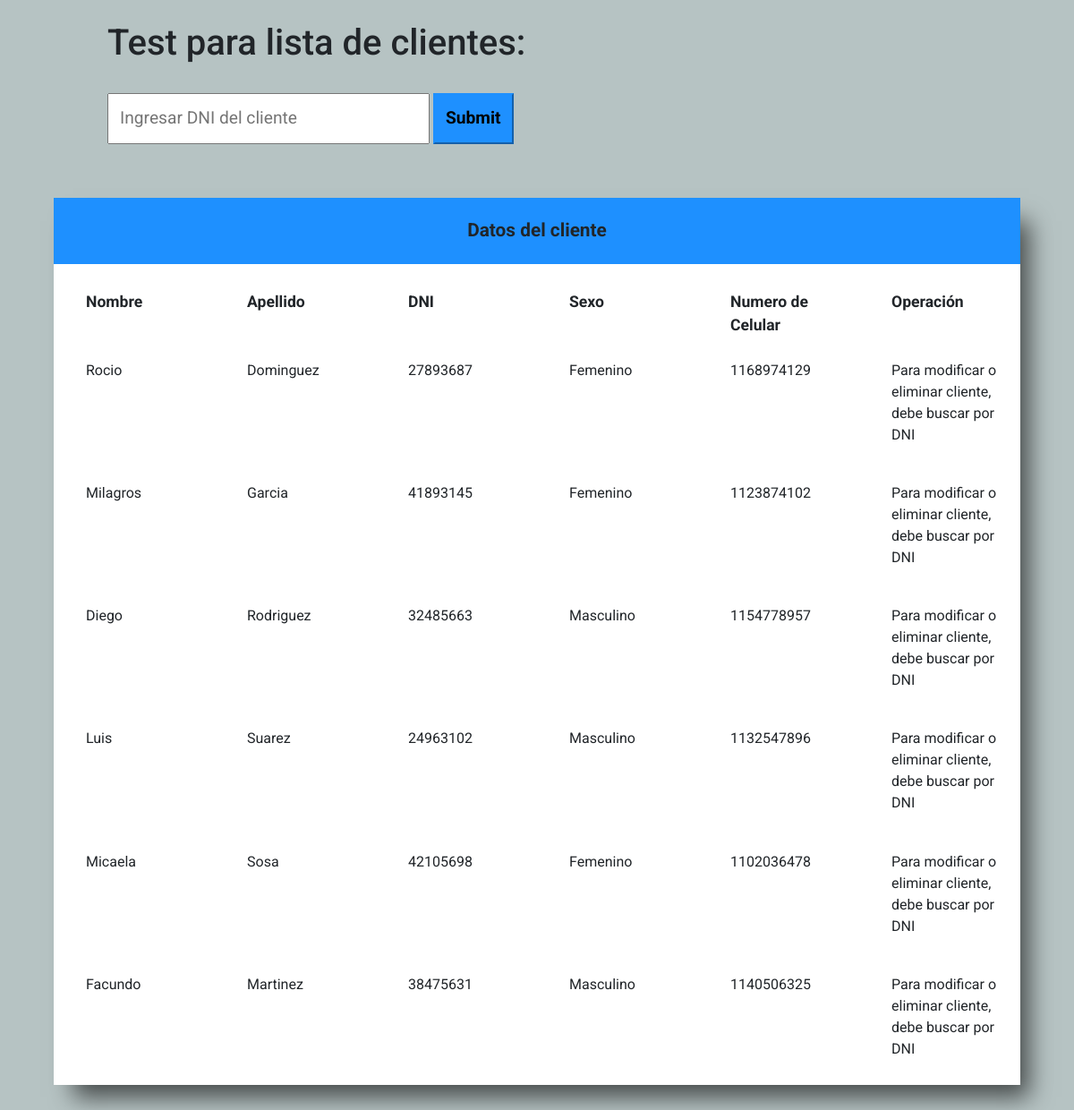
The page / on the database its author committed.
### tables this page shows
CREATE TABLE `clientes` (
  `id` int(10) NOT NULL,
  `DNI` int(10) NOT NULL,
  `Nombre` varchar(50) NOT NULL,
  `Apellido` varchar(50) NOT NULL,
  `Sexo` varchar(50) NOT NULL,
  `Numero_Celular` int(15) NOT NULL
);

### index.php (the view, shortened to what this page needs)
<?php
    include ("conexion.php");
    $clientes = "SELECT * FROM clientes";
?>
<!DOCTYPE html>
<html lang="en">
<head>
    <link href="https://cdn.jsdelivr.net/npm/bootstrap@5.0.0-beta3/dist/css/bootstrap.min.css"
    rel="stylesheet"
>
    <link rel="stylesheet" href="estilos.css">
</head>
<body>
    <h1>Test para lista de clientes:</h1>
    <form action="tabla.php" method="post">
        <input class="formularioBusqueda" type="text" placeholder="Ingresar DNI del cliente"
         name="dniIngresado">
        <input class="submitBusqueda" type="submit" >
    </form>
    <div class="container-table">
                <div class="table-title"> Datos del cliente </div>
                <div class="table-header"> Nombre </div>
                <div class="table-header"> Apellido </div>
                <div class="table-header"> DNI </div>
                <div class="table-header"> Sexo </div>
                <div class="table-header"> Numero de Celular</div>
                <div class="table-header"> Operación </div>
                <?php $resultado = mysqli_query($conexion, $clientes);
                while($card= mysqli_fetch_assoc($resultado)) { ?>
                <div class="table-item"><?php echo $card["Nombre"]; ?></div>
                <div class="table-item"><?php echo $card["Apellido"]; ?></div>
                <div class="table-item"><?php echo $card["DNI"]; ?></div>
                <div class="table-item"><?php echo $card["Sexo"]; ?></div>
                <div class="table-item"><?php echo $card["Numero_Celular"]; ?></div>
                <div class="table-item"> <p>Para modificar o eliminar cliente,
                    debe buscar por DNI </p> </div>
                <?php } mysqli_free_result($resultado); ?>
        </div>
</body>
</html>

### estilos.css (style rules this page uses)
body { background-color: rgb(182, 195, 195); font-family: 'Roboto', sans-serif; }
.formularioBusqueda { margin-left: 10%; margin-top: 2%; width: 30%; padding: 1%; font-size: 120%; }
.submitBusqueda { padding: 1%; font-size: 120%; background-color: dodgerblue; border-color: dodgerblue; font-weight: bold; }
.container-table { width: 90%; background-color: white; margin: 5%; -webkit-box-shadow: 16px 20px 25px -6px rgba(0,0,0,0.61); -moz-box-shadow: 16px 20px 25px -6px rgba(0,0,0,0.61); box-shadow: 16px 20px 25px -6px rgba(0,0,0,0.61); display: grid; grid-template-columns: repeat(6, 1fr); }
.table-title { grid-column-start: 1; grid-column-end: 7; text-align: center; margin-bottom: 2%; padding: 2%; background-color: dodgerblue; font-size: 130%; font-weight: bold; }
.table-item { margin-top: 5%; margin-bottom: 5%; padding: 2%; padding-left: 20%; }
.table-header { margin-top: 2%; margin-bottom: 5%; padding: 2%; padding-left: 20%; font-size: 110%; font-weight: bold; padding-right: 2%; }
h1 { margin-left: 10%; padding-top: 2%; }

### rows shown on the page
clientes: Nombre "Rocio", Apellido "Dominguez", DNI "27893687", Sexo "Femenino", Numero_Celular "1168974129"
clientes: Nombre "Milagros", Apellido "Garcia", DNI "41893145", Sexo "Femenino", Numero_Celular "1123874102"
clientes: Nombre "Diego", Apellido "Rodriguez", DNI "32485663", Sexo "Masculino", Numero_Celular "1154778957"
clientes: Nombre "Luis", Apellido "Suarez", DNI "24963102", Sexo "Masculino", Numero_Celular "1132547896"
clientes: Nombre "Micaela", Apellido "Sosa", DNI "42105698", Sexo "Femenino", Numero_Celular "1102036478"
clientes: Nombre "Facundo", Apellido "Martinez", DNI "38475631", Sexo "Masculino", Numero_Celular "1140506325"
